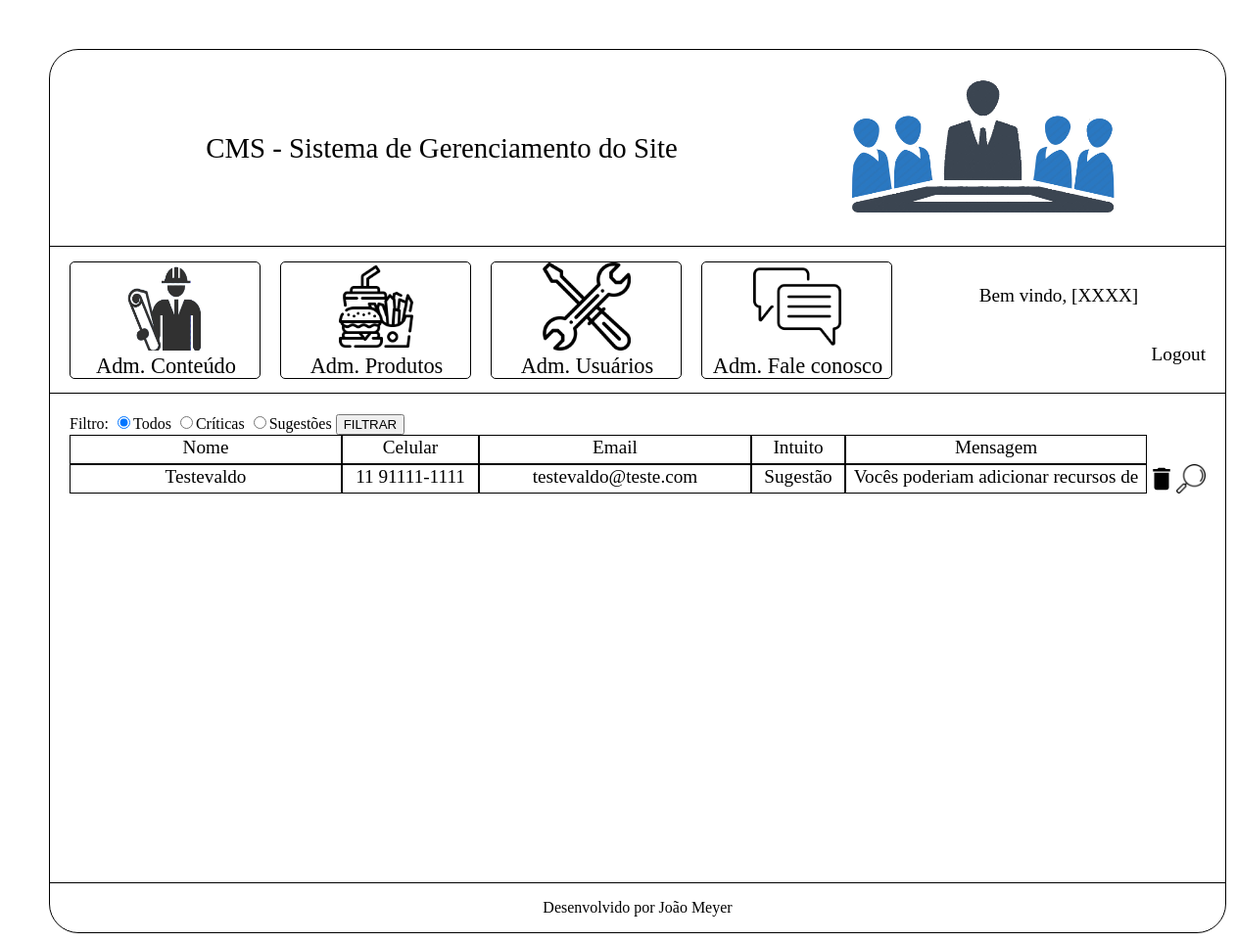
Screenshot of /Projeto_Hamburgueria/cms/adm_fale_conosco.php with the database file from the repository.
### tables this page shows
create table tblFaleConosco (
	idFaleConosco int(11) not null auto_increment primary key,
	nome varchar(200) not null,
    telefone varchar(24) not null,
    celular varchar(24) not null,
    email varchar(200) not null,
    homePage varchar(200),
    linkFacebook varchar(200),
    profissao varchar(100),
    intuito char(1) not null,
    mensagem text not null,
    genero char(1) not null
);

### Projeto_Hamburgueria/cms/adm_fale_conosco.php (the view, shortened to what this page needs)
<?php
    $conexao = conexaoMysql();
    $dominio= $_SERVER['HTTP_HOST'];
    $url = "http://" . $dominio. $_SERVER['REQUEST_URI'];
    if(isset($_GET['modo'])){
        if($_GET['modo'] == 'filtrar'){
            if(isset($_POST['btnFiltrar'])){
                $filtro = $_POST['inputFiltro'];
                if($filtro != 'a'){
                    $sqlQuerySelect = "select * from tblFaleConosco where intuito = '" . $filtro . "'";
                }
                else{
                    $sqlQuerySelect = "select * from tblFaleConosco";
                }
                $select = mysqli_query($conexao, $sqlQuerySelect);
            }
        }
    }
    else{
        $sqlQuerySelect = "select * from tblFaleConosco";
        $select = mysqli_query($conexao, $sqlQuerySelect);
    }
?>
<!DOCTYPE html>
<html lang="pt-br">
    <head>
    </head>
    <body>
        <div id="conteinerCMS">
            <div id="conteinerCabecalho">
                <div id="conteinerNomeSistema" class="fonte2">
                    CMS - Sistema de Gerenciamento do Site
                </div>
                <div id="conteinerImagemSistema">
                    <img src="./imagens/gerencia_logo_sem_fundo.png" alt="Logo do Sistema">
                </div>
            </div>
            <div id="conteinerMenusGerenciamento">
                <div id="conteinerMenuItens">
                    <div class="conteinerMenuItem">
                        <a href="adm_conteudo.php">
                            <div class="menuItemImagem">
                                <img src="./imagens/gerencia_icone_preto_sem_fundo.png" alt="Icone da opção">
                            </div>
                            <div class="menuItemNome">Adm. Conteúdo</div>
                        </a>
                    </div>
                    <div class="conteinerMenuItem">
                        <a href="adm_produtos.php">
                            <div class="menuItemImagem">
                                <img src="./imagens/comida-rapida.png" alt="Icone da opção">
                            </div>
                            <div class="menuItemNome">Adm. Produtos</div>
                        </a>
                    </div>
                    <div class="conteinerMenuItem">
                        <a href="adm_usuarios.php">
                            <div class="menuItemImagem">
                                <img src="./imagens/reparar_icon.png" alt="Icone da opção">
                            </div>
                            <div class="menuItemNome">Adm. Usuários</div>
                        </a>
                    </div>
                    <div class="conteinerMenuItem">
                        <a href="adm_fale_conosco.php">
                            <div class="menuItemImagem">
                                <img src="./imagens/mensagem.png" alt="Icone da opção">
                            </div>
                            <div class="menuItemNome">Adm. Fale conosco</div>
                        </a>
                    </div>
                </div>
                <div id="conteinerMensagemBemVindoLogout">
                    <div id="conteinerMensagemBemVindo" class="fonte1">
                        Bem vindo, [XXXX]
                    </div>
                    <div id="conteinerLogout" class="fonte1">
                        <a href="../super.php">Logout</a>
                    </div>
                </div>
            </div>
            <div id="conteinerSubmenusGerenciamento">
                <form name="formAdmFaleConoscoFiltro" action="./adm_fale_conosco.php?modo=filtrar" method="post">
                    Filtro:
                    <input type="radio" name="inputFiltro" value="a" checked>Todos
                    <input type="radio" name="inputFiltro" value="c">Críticas
                    <input type="radio" name="inputFiltro" value="s">Sugestões
                    <input type="submit" value="FILTRAR" name="btnFiltrar">
                </form>
                <div class="conteinerComentario">
                    <div class="comentarioNome">Nome</div>
                    <div class="comentarioCelular">Celular</div>
                    <div class="comentarioEmail">Email</div>
                    <div class="comentarioIntuito">Intuito</div>
                    <div class="comentarioMensagem">Mensagem</div>
                </div>
                <?php
                    while($rsSelect = mysqli_fetch_assoc($select)){
                        ?>
                            <div class="conteinerComentario">
                                <div class="comentarioNome"><?=$rsSelect['nome']?></div>
                                <div class="comentarioCelular"><?=$rsSelect['celular']?></div>
                                <div class="comentarioEmail"><?=$rsSelect['email']?></div>
                                <div class="comentarioIntuito"><?php
                                                                    if($rsSelect['intuito'] == 'c'){
                                                                        echo('Crítica');
                                                                    }
                                                                    else{
                                                                        echo('Sugestão');
                                                                    }
                                                                ?></div>
                                <div class="comentarioMensagem"><?=$rsSelect['mensagem']?></div>
                                <a onclick="return confirm('Deseja realmente excluir o registro?');"
                                href="./modulos/deletar.php?modo=excluir&id=<?=$rsSelect['idFaleConosco']?>&tabela=tblFaleConosco&coluna=idFaleConosco&url=<?=$url?>">
                                    <div class="excluir"></div>
                                </a>
                                <div class="visualizar" onclick="visualizarFaleConosco(<?=$rsSelect['idFaleConosco']?>);"></div>
                            </div>
                        <?php
                    }
                ?>
            </div>
            <div id="rodape">
                Desenvolvido por João Meyer
            </div>
        </div>
    </body>
</html>

### Projeto_Hamburgueria/cms/css/style.css (style rules this page uses)
body { padding: 50px; }
a { text-decoration: none; color: black; }
.fonte1 { font-size: 1.2em; }
.fonte2 { font-size: 1.8em; }
#conteinerCMS { width: 1200px; min-height: 800px; height: auto; margin-left: auto; margin-right: auto; border: black 1px solid; border-radius: 30px; }
#conteinerCabecalho { width: inherit; height: 200px; border-bottom: black solid 1px; }
#conteinerNomeSistema { width: 800px; height: 200px; line-height: 200px; text-align: center; float: left; }
#conteinerImagemSistema { width: 400px; height: 200px; box-sizing: border-box; padding-top: 25px; float: left; }
#conteinerImagemSistema img { width: 300px; height: 150px; margin-left: auto; margin-right: auto; }
#conteinerMenusGerenciamento { width: inherit; height: 150px; padding-left: 20px; padding-right: 20px; box-sizing: border-box; border-bottom: black 1px solid; }
#conteinerMenuItens { width: 860px; height: 150px; float: left; padding-top: 15px; box-sizing: border-box; }
.conteinerMenuItem { width: 195px; height: 120px; float: left; margin-right: 20px; box-sizing: border-box; border-radius: 5px; border: solid 1px black; }
.menuItemImagem { width: 90px; height: 90px; margin-bottom: 5px; margin-left: auto; margin-right: auto; }
.menuItemImagem img { width: 90px; height: 90px; }
.menuItemNome { width: 195px; height: 25px; text-align: center; font-size: 1.4em; }
#conteinerMensagemBemVindoLogout { width: 300px; height: 150px; float: left; }
#conteinerMensagemBemVindo { width: inherit; height: 100px; line-height: 100px; text-align: center; }
#conteinerLogout { width: inherit; height: 50px; text-align: right; }
#conteinerSubmenusGerenciamento { width: inherit; height: 500px; padding: 20px; box-sizing: border-box; border-bottom: 1px solid black; }
.conteinerComentario { width: 1160px; min-height: 30px; height: auto; float: left; }
.comentarioNome { width: 278px; height: 30px; border: 1px black solid; box-sizing: border-box; font-size: 1.2em; line-height: 1.2em; text-align: center; float: left; }
.comentarioCelular { width: 140px; height: 30px; border: 1px black solid; box-sizing: border-box; font-size: 1.2em; line-height: 1.2em; text-align: center; float: left; }
.comentarioEmail { width: 278px; height: 30px; border: 1px black solid; box-sizing: border-box; font-size: 1.2em; line-height: 1.2em; text-align: center; float: left; }
.comentarioIntuito { width: 96px; height: 30px; border: 1px black solid; box-sizing: border-box; font-size: 1.2em; line-height: 1.2em; text-align: center; float: left; }
.comentarioMensagem { width: 308px; height: 30px; border: 1px black solid; box-sizing: border-box; font-size: 1.2em; line-height: 1.2em; text-align: center; float: left; overflow: hidden; }
.excluir { width: 30px; height: 30px; float: left; background-repeat: no-repeat; background-size: cover; background-image: url(../imagens/delete-24px.svg); }
.visualizar { width: 30px; height: 30px; float: left; background-repeat: no-repeat; background-size: cover; background-image: url(../imagens/visualizar.png); }
#rodape { width: inherit; height: 50px; line-height: 50px; text-align: center; }

### rows the page displays
tblfaleconosco: nome "Testevaldo", celular "11 91111-1111", email "testevaldo@teste.com", intuito "Sugestão", mensagem "Vocês poderiam adicionar recursos de…"
